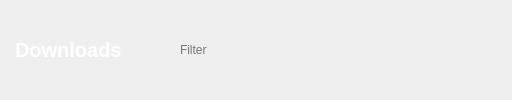
           <widget class="QWidget" name="widget_2" native="true">
            <layout class="QHBoxLayout" name="horizontalLayout_21">
             <property name="spacing">
              <number>0</number>
             </property>
             <property name="leftMargin">
              <number>0</number>
             </property>
             <property name="topMargin">
              <number>0</number>
             </property>
             <property name="rightMargin">
              <number>0</number>
             </property>
             <property name="bottomMargin">
              <number>0</number>
             </property>
             <item>
              <widget class="QLabel" name="downloads_header_label">
               <property name="sizePolicy">
                <sizepolicy hsizetype="Preferred" vsizetype="Fixed">
                 <horstretch>0</horstretch>
                 <verstretch>0</verstretch>
                </sizepolicy>
               </property>
               <property name="minimumSize">
                <size>
                 <width>0</width>
                 <height>44</height>
                </size>
               </property>
               <property name="maximumSize">
                <size>
                 <width>16777215</width>
                 <height>44</height>
                </size>
               </property>
               <property name="styleSheet">
                <string notr="true">margin: 10px;
font-size: 20px;
font-weight: bold;
color: white;</string>
               </property>
               <property name="text">
                <string>Downloads</string>
               </property>
              </widget>
             </item>
             <item>
              <spacer name="horizontalSpacer_49">
               <property name="orientation">
                <enum>Qt::Horizontal</enum>
               </property>
               <property name="sizeHint" stdset="0">
                <size>
                 <width>40</width>
                 <height>20</height>
                </size>
               </property>
              </spacer>
             </item>
             <item>
              <widget class="QLineEdit" name="downloads_filter_input">
               <property name="sizePolicy">
                <sizepolicy hsizetype="Fixed" vsizetype="Fixed">
                 <horstretch>0</horstretch>
                 <verstretch>0</verstretch>
                </sizepolicy>
               </property>
               <property name="minimumSize">
                <size>
                 <width>180</width>
                 <height>28</height>
                </size>
               </property>
               <property name="maximumSize">
                <size>
                 <width>180</width>
                 <height>28</height>
                </size>
               </property>
               <property name="styleSheet">
                <string notr="true">QLineEdit {
background-color: transparent;
border-radius: 3px;
}
QLineEdit:focus, QLineEdit::hover {
background-color: #404040;
color: white;
}</string>
               </property>
               <property name="placeholderText">
                <string>Filter</string>
               </property>
               <property name="clearButtonEnabled">
                <bool>true</bool>
               </property>
              </widget>
             </item>
             <item>
              <spacer name="horizontalSpacer_64">
               <property name="orientation">
                <enum>Qt::Horizontal</enum>
               </property>
               <property name="sizeType">
                <enum>QSizePolicy::Fixed</enum>
               </property>
               <property name="sizeHint" stdset="0">
                <size>
                 <width>12</width>
                 <height>20</height>
                </size>
               </property>
              </spacer>
             </item>
             <item>
              <widget class="CircleButton" name="play_download_button">
               <property name="enabled">
                <bool>false</bool>
               </property>
               <property name="minimumSize">
                <size>
                 <width>28</width>
                 <height>28</height>
                </size>
               </property>
               <property name="maximumSize">
                <size>
                 <width>28</width>
                 <height>28</height>
                </size>
               </property>
               <property name="cursor">
                <cursorShape>PointingHandCursor</cursorShape>
               </property>
               <property name="styleSheet">
                <string notr="true">border-radius: 14px;
padding-left: 2px;</string>
               </property>
               <property name="text">
                <string/>
               </property>
               <property name="icon">
                <iconset>
                 <normaloff>../images/video.png</normaloff>../images/video.png</iconset>
               </property>
               <property name="iconSize">
                <size>
                 <width>14</width>
                 <height>14</height>
                </size>
               </property>
              </widget>
             </item>
             <item>
              <spacer name="horizontalSpacer_69">
               <property name="orientation">
                <enum>Qt::Horizontal</enum>
               </property>
               <property name="sizeType">
                <enum>QSizePolicy::Minimum</enum>
               </property>
               <property name="sizeHint" stdset="0">
                <size>
                 <width>6</width>
                 <height>20</height>
                </size>
               </property>
              </spacer>
             </item>
             <item>
              <widget class="CircleButton" name="start_download_button">
               <property name="enabled">
                <bool>false</bool>
               </property>
               <property name="minimumSize">
                <size>
                 <width>28</width>
                 <height>28</height>
                </size>
               </property>
               <property name="maximumSize">
                <size>
                 <width>28</width>
                 <height>28</height>
                </size>
               </property>
               <property name="cursor">
                <cursorShape>PointingHandCursor</cursorShape>
               </property>
               <property name="styleSheet">
                <string notr="true">border-radius: 14px;
padding-left: 2px;</string>
               </property>
               <property name="text">
                <string/>
               </property>
               <property name="icon">
                <iconset>
                 <normaloff>../images/play.png</normaloff>../images/play.png</iconset>
               </property>
               <property name="iconSize">
                <size>
                 <width>14</width>
                 <height>14</height>
                </size>
               </property>
              </widget>
             </item>
             <item>
              <spacer name="horizontalSpacer_41">
               <property name="orientation">
                <enum>Qt::Horizontal</enum>
               </property>
               <property name="sizeType">
                <enum>QSizePolicy::Fixed</enum>
               </property>
               <property name="sizeHint" stdset="0">
                <size>
                 <width>6</width>
                 <height>20</height>
                </size>
               </property>
              </spacer>
             </item>
             <item>
              <widget class="CircleButton" name="stop_download_button">
               <property name="enabled">
                <bool>false</bool>
               </property>
               <property name="minimumSize">
                <size>
                 <width>28</width>
                 <height>28</height>
                </size>
               </property>
               <property name="maximumSize">
                <size>
                 <width>28</width>
                 <height>28</height>
                </size>
               </property>
               <property name="cursor">
                <cursorShape>PointingHandCursor</cursorShape>
               </property>
               <property name="styleSheet">
                <string notr="true">border-radius: 14px;</string>
               </property>
               <property name="text">
                <string/>
               </property>
               <property name="icon">
                <iconset>
                 <normaloff>../images/stop.png</normaloff>../images/stop.png</iconset>
               </property>
               <property name="iconSize">
                <size>
                 <width>12</width>
                 <height>12</height>
                </size>
               </property>
              </widget>
             </item>
             <item>
              <spacer name="horizontalSpacer_40">
               <property name="orientation">
                <enum>Qt::Horizontal</enum>
               </property>
               <property name="sizeType">
                <enum>QSizePolicy::Fixed</enum>
               </property>
               <property name="sizeHint" stdset="0">
                <size>
                 <width>6</width>
                 <height>20</height>
                </size>
               </property>
              </spacer>
             </item>
             <item>
              <widget class="CircleButton" name="remove_download_button">
               <property name="enabled">
                <bool>false</bool>
               </property>
               <property name="minimumSize">
                <size>
                 <width>28</width>
                 <height>28</height>
                </size>
               </property>
               <property name="maximumSize">
                <size>
                 <width>28</width>
                 <height>28</height>
                </size>
               </property>
               <property name="cursor">
                <cursorShape>PointingHandCursor</cursorShape>
               </property>
               <property name="styleSheet">
                <string notr="true">border-radius: 14px;</string>
               </property>
               <property name="text">
                <string/>
               </property>
               <property name="icon">
                <iconset>
                 <normaloff>../images/delete.png</normaloff>../images/delete.png</iconset>
               </property>
               <property name="iconSize">
                <size>
                 <width>12</width>
                 <height>12</height>
                </size>
               </property>
              </widget>
             </item>
             <item>
              <spacer name="horizontalSpacer_39">
               <property name="orientation">
                <enum>Qt::Horizontal</enum>
               </property>
               <property name="sizeType">
                <enum>QSizePolicy::Fixed</enum>
               </property>
               <property name="sizeHint" stdset="0">
                <size>
                 <width>12</width>
                 <height>20</height>
                </size>
               </property>
              </spacer>
             </item>
            </layout>
           </widget>
